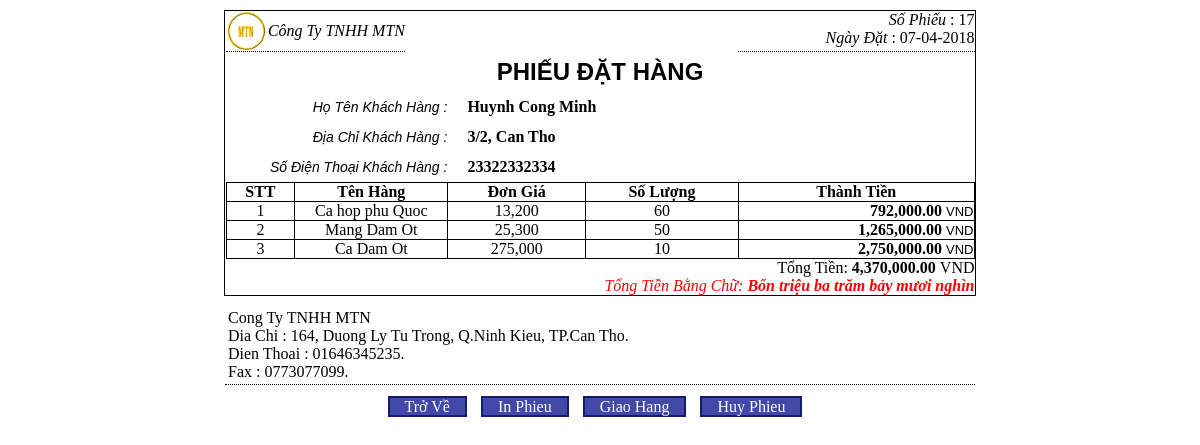
Page /hienthiphieudathang.php?id_pg=17 on the committed database.
### tables this page shows
CREATE TABLE IF NOT EXISTS `phieu_giao_hang` (
  `id_pn` int(11) NOT NULL AUTO_INCREMENT,
  `id_kh` int(11) NOT NULL,
  `tong_tien` double NOT NULL,
  `trangthai` int(11) NOT NULL DEFAULT '1',
  PRIMARY KEY (`id_pn`,`id_kh`)
);

CREATE TABLE IF NOT EXISTS `khach_hang` (
  `id` int(11) NOT NULL AUTO_INCREMENT,
  `ho_ten` varchar(50) NOT NULL,
  `dia_chi` text NOT NULL,
  `so_dien_thoai` varchar(13) NOT NULL,
  PRIMARY KEY (`id`)
);

CREATE TABLE IF NOT EXISTS `chi_tiet_phieu_giao` (
  `ma_pg` int(11) NOT NULL,
  `ma_hang` int(11) NOT NULL,
  `so_luong` int(11) NOT NULL,
  `ngay_dat` date NOT NULL,
  PRIMARY KEY (`ma_pg`,`ma_hang`)
);

CREATE TABLE IF NOT EXISTS `mat_hang` (
  `ma_hang` int(11) NOT NULL AUTO_INCREMENT,
  `ma_loai` int(11) NOT NULL,
  `ten_hang` text NOT NULL,
  `nhan_hieu` text NOT NULL,
  `han_su_dung` date NOT NULL,
  `quy_cach` text NOT NULL,
  `don_vi_tinh` text NOT NULL,
  `ma_kho` varchar(10) NOT NULL,
  `ma_ncc` int(11) NOT NULL,
  `ngay_nhap` date NOT NULL,
  `don_gia` double NOT NULL,
  `hinh_anh` text NOT NULL,
  PRIMARY KEY (`ma_hang`)
);

### doctien.php (called while the page is built, shortened)
<?php
$mangso = array('không','một','hai','ba','bốn','năm','sáu','bảy','tám','chín');
	function dochangchuc($so,$daydu){
		global $mangso;
		$chuoi = "";
		$chuc = floor($so/10);
		$donvi = $so%10;
		if ($chuc>1) {
			$chuoi = " " . $mangso[$chuc] . " mươi";
		} else if ($chuc==1) {
			$chuoi = " mười";
			if ($donvi==1) {
				$chuoi .= " một";
			}
		} else if ($daydu && $donvi>0) {
			$chuoi = " linh";
		}
		if ($donvi==5 && $chuc>1) {
			$chuoi .= " lăm";
		} else if ($donvi>1||($donvi==1&&chuc==0)) {
			$chuoi .= " " . $mangso[$donvi];
		}
		return $chuoi;
	}
	function docblock($so,$daydu){
		global $mangso;
		$chuoi = "";
		$tram = floor($so/100);
		$so = $so%100;
		if ($daydu || $tram>0) {
			$chuoi = " " . $mangso[$tram] . " trăm";
			$chuoi .= dochangchuc($so,true);
		} else {
			$chuoi = dochangchuc($so,false);
		}
		return $chuoi;
	}
	function dochangtrieu($so,$daydu){
		$chuoi = "";
		$trieu = floor($so/1000000);
		$so = $so%1000000;
		if ($trieu>0) {
			$chuoi = docblock($trieu,$daydu) . " triệu";
			$daydu = true;
		}
		$nghin = floor($so/1000);
		if ($nghin>0) {
			$chuoi .= docblock($nghin,$daydu) . " nghìn";
		}
		return $chuoi;
	}
	function docso($so){
		$chuoi = "";
		$hauto = "";
		do {
			$ty = $so%1000000000;
			$so = floor($so/1000000000);
			if ($so>0) {
				$chuoi = dochangtrieu($ty,true) . $hauto . $chuoi;
			} else {
				$chuoi = dochangtrieu($ty,false) . $hauto . $chuoi;
			}
			$hauto = " tỷ";
		} while ($so>0);
		return ucfirst(trim($chuoi));
	}
?>

### hienthiphieudathang.php (the view, shortened to what this page needs)
<!DOCTYPE html PUBLIC "-//W3C//DTD XHTML 1.0 Transitional//EN" "http://www.w3.org/TR/xhtml1/DTD/xhtml1-transitional.dtd">
<html xmlns="http://www.w3.org/1999/xhtml">
<head>
<link rel="stylesheet" type="text/css" href="style.css">
</head>
<?php
	require("doctien.php");
    $id_pg=$_GET['id_pg'];
	$str1="select ho_ten,dia_chi,so_dien_thoai,tong_tien,id_pn from phieu_giao_hang a, khach_hang c where c.id=a.id_kh and a.id_pn='$id_pg'";
	$sql1=mysql_query($str1);
	$row=mysql_fetch_assoc($sql1);
	$ma_phieu=$row['id_pn'];
	$str2="select so_luong,ngay_dat,ten_hang,don_gia from chi_tiet_phieu_giao a,mat_hang b where a.ma_hang=b.ma_hang and ma_pg='$ma_phieu'";
	$sql2=mysql_query($str2);
?>
<body>
<div style="margin:10px auto;border:1px solid #000000;width:750px;">
<table width="749" border="0" cellpadding="0" cellspacing="0" align="center">
<tr>
	<td colspan="2" valign="top"><div><table border=0 cellpadding=0 cellspacing=0><tr><td style="border-bottom:1px dotted #000000;"><img src="images/logo.png" height=40></td><td style="border-bottom:1px dotted #000000;"><i>C&ocirc;ng Ty TNHH MTN </i></td></tr></table></div></td>
    <td colspan="2"></td>
    <td width="227" valign="top" align="right" style="border-bottom:1px dotted #000000;"><i>S&#7889; Phi&#7871;u </i>: <?php echo $row['id_pn'];?><br/>
    <i>Ng&agrave;y &#272;&#7863;t </i>: <?php date_default_timezone_set('UTC');  echo date('d-m-Y')?> </td>
  </tr>
<tr height="40px">
	<td colspan="5"><div align="center" class="style1">PHI&#7870;U &#272;&#7862;T H&Agrave;NG	</div></td>
  </tr>
<tr style="height:30px;">
	<td colspan="2"><div align="right" style="font-family:sans-serif;font-size:14px;font-style:italic;">H&#7885; T&ecirc;n Kh&aacute;ch H&agrave;ng : </div></td>
    <td colspan="3" style="padding-left:20px;"><b> <?php echo ucwords($row['ho_ten']);?></b></td>
  </tr>
<tr style="height:30px;">
  <td colspan="2"><div align="right" style="font-family:sans-serif;font-size:14px;font-style:italic;">&#272;&#7883;a Ch&#7881; Kh&aacute;ch H&agrave;ng : </div></td>
  <td colspan="3" style="padding-left:20px;"><b> <?php echo ucwords($row['dia_chi']);?></b></td>
</tr>
<tr style="height:30px;">
  <td colspan="2"><div align="right" style="font-family:sans-serif;font-size:14px;font-style:italic;">S&#7889; &#272;i&#7879;n Tho&#7841;i Kh&aacute;ch H&agrave;ng : </div></td>
  <td colspan="3" style="padding-left:20px;"><b> <?php echo $row['so_dien_thoai'];?></b></td>
</tr>
<tr>
  <td width="65" style="border-bottom:1px solid #000000;border-top:1px solid #000000;border-left:1px solid #000000;"><div align="center"><strong>STT</strong></div></td>
  <td width="146" style="border-bottom:1px solid #000000;border-top:1px solid #000000;border-left:1px solid #000000;"><div align="center"><strong>T&ecirc;n H&agrave;ng </strong></div></td>
  <td width="131" style="border-bottom:1px solid #000000;border-top:1px solid #000000;border-left:1px solid #000000;"><div align="center"><strong>&#272;&#417;n Gi&aacute; </strong></div></td>
  <td width="146" style="border-bottom:1px solid #000000;border-top:1px solid #000000;border-left:1px solid #000000;"><div align="center"><strong>S&#7889; L&#432;&#7907;ng </strong></div></td>
  <td style="border-bottom:1px solid #000000;border-top:1px solid #000000;border-right:1px solid #000000;border-left:1px solid #000000;"><div align="center"><strong>Th&agrave;nh Ti&#7873;n </strong></div></td>
</tr>
<?php
	$stt=0;
	while($rows=mysql_fetch_assoc($sql2))
	{
	$stt++;
	$thanh_tien1=$rows['don_gia']*$rows['so_luong'];
	$thanh_tien=$thanh_tien1+$thanh_tien1*0.1;
	  echo "<tr>
	  <td width='65' style='border-bottom:1px solid #000000;border-left:1px solid #000000;'><div align='center'>".$stt."</div></td>
	  <td width='146' style='border-bottom:1px solid #000000;border-left:1px solid #000000;'><div align='center'>".$rows['ten_hang']."</div></td>
	  <td width='131' style='border-bottom:1px solid #000000;border-left:1px solid #000000;'><div align='center'>".number_format(($rows['don_gia']+($rows['don_gia']*0.1)),0)."</div></td>
	  <td width='146' style='border-bottom:1px solid #000000;border-left:1px solid #000000;'><div align='center'>".$rows['so_luong']."</div></td>
	  <td style='border-bottom:1px solid #000000;border-left:1px solid #000000;border-right:1px solid #000000;'><div align='right'><b>".number_format($thanh_tien,2)."</b> <span style='font-family:sans-serif;font-size:13px;'> VND</span></div></td>
	  </tr>";
	}
?>
<tr>
  <td colspan="5"><div align="right">Tổng Tiền: <b><?php echo number_format($row['tong_tien'],2);?> </b>VND</div></td>
  </tr>
  <tr>
  <td colspan="5" align="right"><i style="color:red;">Tổng Tiền Bằng Chữ: <b><?php echo docso($row['tong_tien']);?></b></i></td>
  </tr>
</table>
</div>
<div style="margin:10px auto;width:750px;border-bottom:1px dotted #000000;"><table><tr><td>Cong Ty TNHH MTN<br>Dia Chi : 164, Duong Ly Tu Trong, Q.Ninh Kieu, TP.Can Tho.<br>Dien Thoai : 01646345235.<br>Fax : 0773077099.</td></tr></table></div>
<?php
	if(!$_GET['print'])
	{
		echo"<div style='text-align: center;'><table align='center'><tr><td><a href='quanlidondathang.php' style='padding: 0px 15px 0px 15px;background:#4148a8;border:2px solid #161c71;color:#ffffff;text-decoration:none;margin-right:10px;'>Trở Về</a></td><td><a href='hienthiphieudathang.php?id_pg=".$id_pg."&print=true' target='_blank' style='padding: 0px 15px 0px 15px;background:#4148a8;border:2px solid #161c71;color:#ffffff;text-decoration:none;margin-right:10px;'>In Phieu</a></td><td><a href='giaohang.php?id_pg=".$id_pg."' style='padding: 0px 15px 0px 15px;background:#4148a8;border:2px solid #161c71;color:#ffffff;text-decoration:none;margin-right:10px;'>Giao Hang</a></td><td><a href='huyphieu.php?id_pg=".$id_pg."' style='padding: 0px 15px 0px 15px;background:#4148a8;border:2px solid #161c71;color:#ffffff;text-decoration:none;margin-right:10px;'>Huy Phieu</a></td></tr></table></div>";
	}
	else
	{
		echo"<div style='text-align: center;'><table align='center'><tr><td><a href='javascript:window.print();' style='padding: 0px 15px 0px 15px;background:#4148a8;border:2px solid #161c71;color:#ffffff;text-decoration:none;margin-right:10px;'>In Phieu</a></td></tr></table></div>";
	}
?>
</body>
</html>

### rows in the picture
phieu_giao_hang: id_pn "17", khach_hang.ho_ten "Huynh Cong Minh", khach_hang.dia_chi "3/2, Can Tho", khach_hang.so_dien_thoai "23322332334", tong_tien "4,370,000.00", tong_tien "Bốn triệu ba trăm bảy mươi nghìn"
chi_tiet_phieu_giao: mat_hang.ten_hang "Ca hop phu Quoc", $rows['don_gia']+($rows['don_gia']*0.1) "13,200", so_luong "60", so_luong.don_gia "792,000.00"
chi_tiet_phieu_giao: mat_hang.ten_hang "Mang Dam Ot", $rows['don_gia']+($rows['don_gia']*0.1) "25,300", so_luong "50", so_luong.don_gia "1,265,000.00"
chi_tiet_phieu_giao: mat_hang.ten_hang "Ca Dam Ot", $rows['don_gia']+($rows['don_gia']*0.1) "275,000", so_luong "10", so_luong.don_gia "2,750,000.00"
